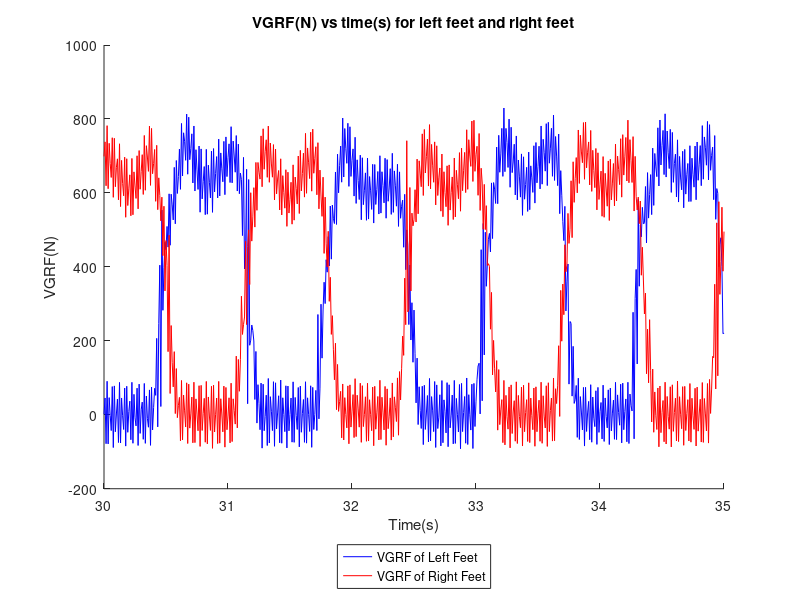
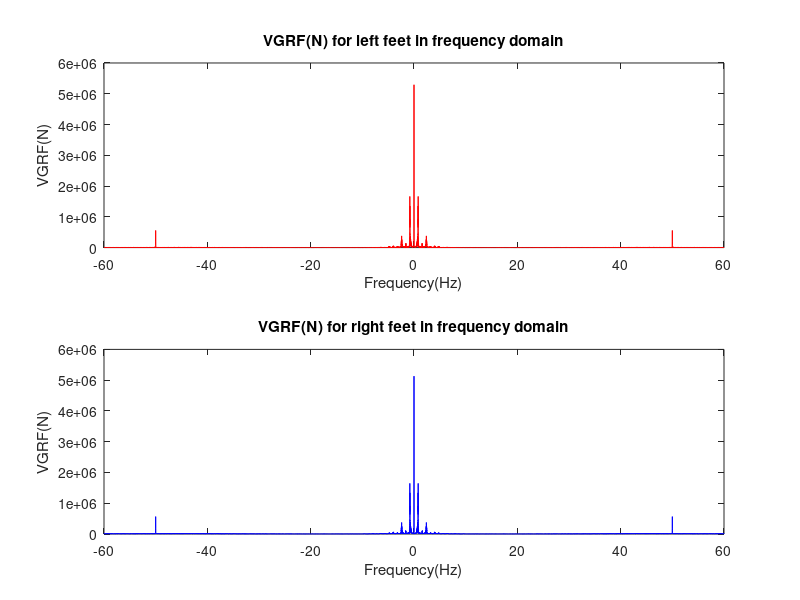

These charts were generated, in order, by the following MATLAB code:
%% Section 3.1 
%% Written by: Lim Yi Woeh 33354715
%% Import data
clear all; close all; clc
data = importdata("Project_Data.mat");
% 1. Time (in seconds)
% 2. Total force under the left foot (in Newtons)
% 3. Total force under the right foot (in Newtons)
time = data(:,1);
VGRF_Left = data(:,2);
VGRF_Right = data(:,3);

%% Plot VGRF (in Newtons) vs. time (in seconds) for left feet and right feet in time domain
% Obtain number of samples for 5s time segment
samplingFreq = 120; %Hz
range30to35 = (1 + 30*samplingFreq) : (1 + 35*samplingFreq);

%plot
figure(1)
hold on
plot(time(range30to35),VGRF_Left(range30to35),'b');
plot(time(range30to35),VGRF_Right(range30to35),'r');
title("VGRF(N) vs time(s) for left feet and right feet")
ylabel("VGRF(N)")
xlabel("Time(s)")
legend("VGRF of Left Feet","VGRF of Right Feet",'Location',"southoutside");

%% Plot VGRF (in Newtons) vs. time (in seconds) for left feet and right feet in frequency domain
N = length(VGRF_Left);
VGRF_LeftFreq = fft(VGRF_Left);
VGRF_RightFreq = fft(VGRF_Right);
omega = (-floor(N/2):(N-1-floor(N/2)))*(samplingFreq/N);

%plot
figure(2);
subplot(2,1,1)
plot(omega, fftshift(abs(VGRF_LeftFreq)),'r');
title("VGRF(N) for left feet in frequency domain")
ylabel("VGRF(N)")
xlabel("Frequency(Hz)")

subplot(2,1,2)
plot(omega, fftshift(abs(VGRF_RightFreq)),'b');
title("VGRF(N) for right feet in frequency domain")
ylabel("VGRF(N)")
xlabel("Frequency(Hz)")
